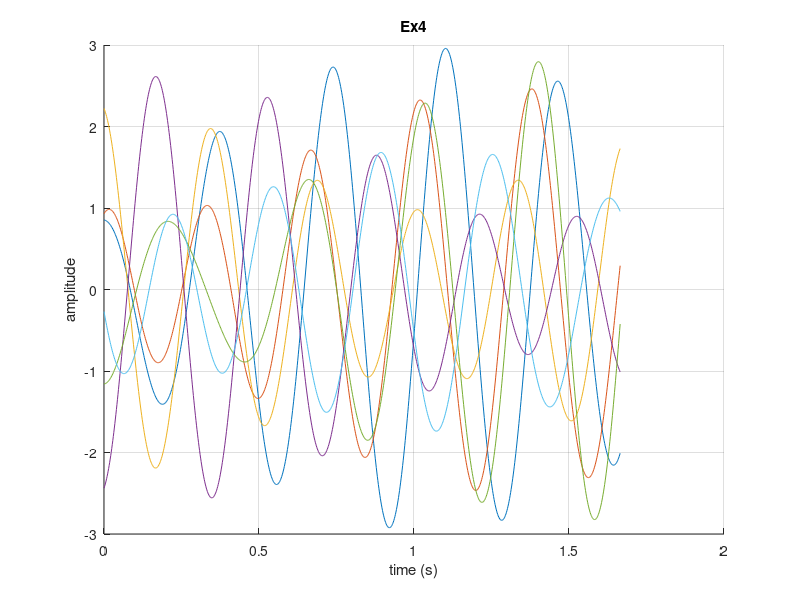

Reproduce this figure in MATLAB.
%Ex 4.
min = -pi;
max = pi;

T = 1/3;
Ta = 5 * T /1000;
t = [0:Ta:(5*T-Ta)]';

f1 = 3;
f2 = 3/1.1;
f3 = 3/1.2;

figure(1);
xlabel('time (s)');
ylabel('amplitude');
title('Ex4');
grid;

hold on
for i=0:5
  r = (max-min)*rand(1,3) + min
  x = sin(2*pi*f1*t + r(1)) + sin(2*pi*f2*t + r(2)) + sin(2*pi*f3*t + r(3));
  plot(t,x);
endfor

hold off

z = 1+j+sqrt(2)*e^(j*7*pi/4)